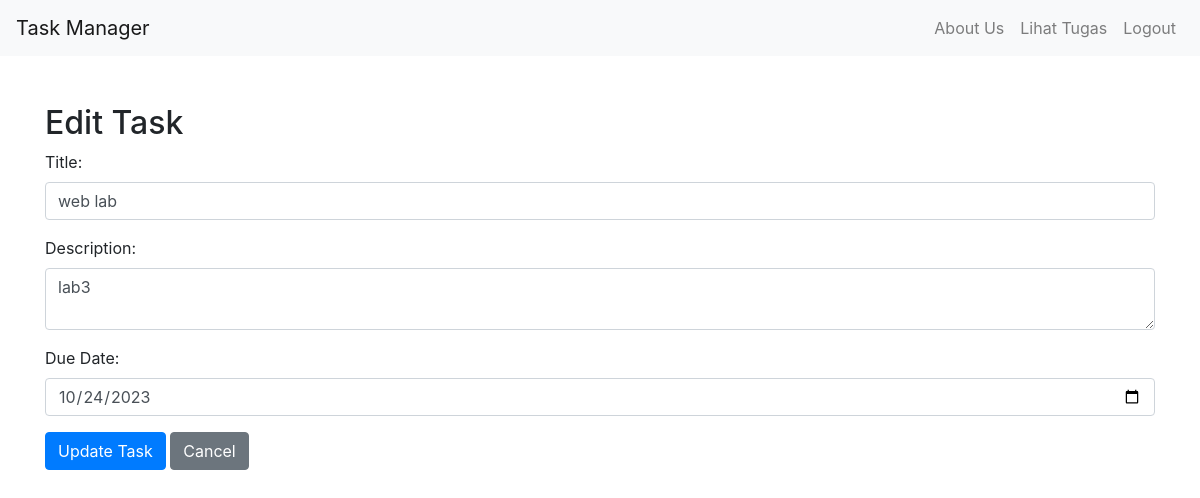
Screenshot of /task_edit.php?id=1 with the database file from the repository.
### tables this page shows
CREATE TABLE `tasks` (
  `id` int(11) NOT NULL,
  `user_id` int(11) DEFAULT NULL,
  `title` varchar(255) NOT NULL,
  `description` text DEFAULT NULL,
  `due_date` date DEFAULT NULL,
  `status` enum('Not started','In progress','Waiting on','Done') DEFAULT 'Not started'
);

### task_edit.php (the view, shortened to what this page needs)
<?php
require 'db.php';
$task_id = $_GET['id'];
$sql = "SELECT * FROM tasks WHERE id = '$task_id'";
$result = mysqli_query($conn, $sql);
$task = mysqli_fetch_assoc($result);
?>
<!DOCTYPE html>
<html lang="en">
<head>
    <link rel="stylesheet" href="https://stackpath.bootstrapcdn.com/bootstrap/4.5.2/css/bootstrap.min.css">
</head>
<body>
    <nav class="navbar navbar-expand-lg navbar-light bg-light">
        <a class="navbar-brand" href="home_page.php">Task Manager</a>
        <div class="collapse navbar-collapse" id="navbarNav">
            <ul class="navbar-nav ml-auto">
                <li class="nav-item">
                    <a class="nav-link" href="about_us.php">About Us</a>
                </li>
                <li class="nav-item">
                    <a class="nav-link" href="home_page.php">Lihat Tugas</a>
                </li>
                <li class="nav-item">
                    <a class="nav-link" href="logout.php">Logout</a>
                </li>
            </ul>
        </div>
    </nav>
    <div class="container mt-5">
        <h2>Edit Task</h2>
        <form method="post">
            <div class="form-group">
                <label for="title">Title:</label>
                <input type="text" class="form-control" id="title" name="title" value="<?= $task['title'] ?>" required>
            </div>
            <div class="form-group">
                <label for="description">Description:</label>
                <textarea class="form-control" id="description" name="description"><?= $task['description'] ?></textarea>
            </div>
            <div class="form-group">
                <label for="due_date">Due Date:</label>
                <input type="date" class="form-control" id="due_date" name="due_date" value="<?= $task['due_date'] ?>" required>
            </div>
            <button type="submit" class="btn btn-primary">Update Task</button>
            <a href="home_page.php" class="btn btn-secondary">Cancel</a>
        </form>
    </div>
</body>
</html>

### rows the page displays
tasks: title "web lab", description "lab3", due_date "10/24/2023"
